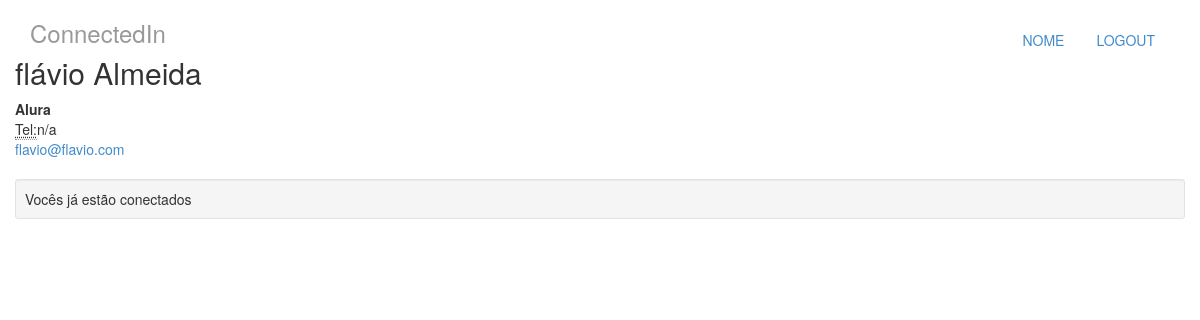
Screenshot of /perfis/2 with the database file from the repository.
### perfis/models.py (models this page shows, shortened)
class Perfil(models.Model):
	nome = models.CharField(max_length=255, null=False)
	email = models.CharField(max_length=255, null=False)
	telefone = models.CharField(max_length=255, null=False)
	nome_empresa= models.CharField(max_length=255, null=False)
	contatos = models.ManyToManyField('self')

### perfis/views.py (the view)
# urls.py: url(r'^perfis/(?P<perfil_id>\d+)$', views.exibir, name='exibir'),
def exibir(request, perfil_id):
	perfil = Perfil.objects.get(id = perfil_id)
	perfil_logado = get_perfil_logado(request)
	ja_eh_contato = perfil in perfil_logado.contatos.all()
	return render(request, 'perfil.html', {"perfil" : perfil, 'ja_eh_contato': ja_eh_contato})

### perfis/views.py (called while the page is built)
def get_perfil_logado(request):
	return Perfil.objects.get(id=1)

### perfis/templates/perfil.html
{% extends "base.html" %}
{% block body %}
	<div class="row">
			<div class="col-lg-12">
				<h2 style="margin-top: 0">{{perfil.nome}}</h2>
			<address>
				<strong>{{perfil.nome_empresa}}</strong><br>
				<abbr title="Telefone">Tel:</abbr>{{perfil.telefone}}<br>
				<a href="mailto:{{perfil.email}}">{{perfil.email}}</a>
			</address>
			{% if ja_eh_contato %}
				<div class="well well-sm"> Vocês já estão conectados </div>
			{% else %}
				<a href="{% url 'convidar' perfil.id %}">Convidar</a>
			{% endif %}
			</div>
	</div>
{% endblock %}

### rows the page displays
Perfil: nome "flávio Almeida", nome_empresa "Alura", telefone "n/a", email "flavio@flavio.com"
